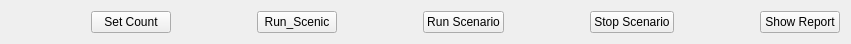
             <widget class="QWidget" name="layoutWidget_4">
              <property name="geometry">
               <rect>
                <x>10</x>
                <y>360</y>
                <width>851</width>
                <height>29</height>
               </rect>
              </property>
              <layout class="QHBoxLayout" name="horizontalLayout_btnMiddle">
               <item>
                <spacer name="horizontalSpacer_32">
                 <property name="orientation">
                  <enum>Qt::Horizontal</enum>
                 </property>
                 <property name="sizeHint" stdset="0">
                  <size>
                   <width>38</width>
                   <height>20</height>
                  </size>
                 </property>
                </spacer>
               </item>
               <item>
                <widget class="QPushButton" name="btn_local_scenic_count">
                 <property name="text">
                  <string>Set Count</string>
                 </property>
                </widget>
               </item>
               <item>
                <spacer name="horizontalSpacer_33">
                 <property name="orientation">
                  <enum>Qt::Horizontal</enum>
                 </property>
                 <property name="sizeHint" stdset="0">
                  <size>
                   <width>68</width>
                   <height>20</height>
                  </size>
                 </property>
                </spacer>
               </item>
               <item>
                <widget class="QPushButton" name="btn_local_scenic_run">
                 <property name="text">
                  <string>Run_Scenic</string>
                 </property>
                </widget>
               </item>
               <item>
                <spacer name="horizontalSpacer_34">
                 <property name="orientation">
                  <enum>Qt::Horizontal</enum>
                 </property>
                 <property name="sizeHint" stdset="0">
                  <size>
                   <width>68</width>
                   <height>20</height>
                  </size>
                 </property>
                </spacer>
               </item>
               <item>
                <widget class="QPushButton" name="btn_local_run_scenario">
                 <property name="text">
                  <string>Run Scenario</string>
                 </property>
                </widget>
               </item>
               <item>
                <spacer name="horizontalSpacer_35">
                 <property name="orientation">
                  <enum>Qt::Horizontal</enum>
                 </property>
                 <property name="sizeHint" stdset="0">
                  <size>
                   <width>38</width>
                   <height>20</height>
                  </size>
                 </property>
                </spacer>
               </item>
               <item>
                <widget class="QPushButton" name="btn_local_stop_scenario">
                 <property name="text">
                  <string>Stop Scenario</string>
                 </property>
                </widget>
               </item>
               <item>
                <spacer name="horizontalSpacer_36">
                 <property name="orientation">
                  <enum>Qt::Horizontal</enum>
                 </property>
                 <property name="sizeHint" stdset="0">
                  <size>
                   <width>38</width>
                   <height>20</height>
                  </size>
                 </property>
                </spacer>
               </item>
               <item>
                <widget class="QPushButton" name="btn_local_showreport">
                 <property name="text">
                  <string>Show Report</string>
                 </property>
                </widget>
               </item>
              </layout>
             </widget>
